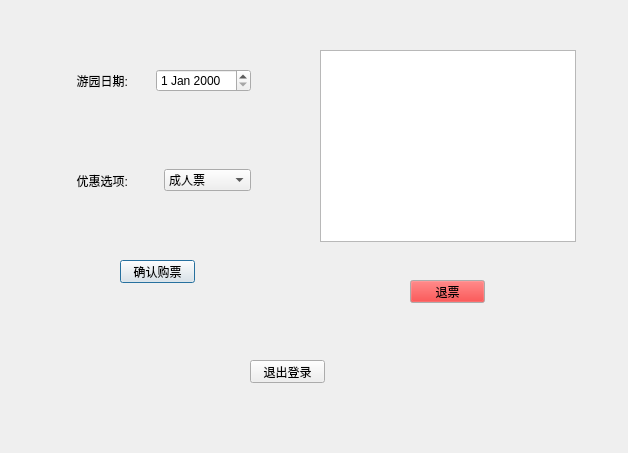
<?xml version="1.0" encoding="UTF-8"?>
<ui version="4.0">
 <class>UserDlg</class>
 <widget class="QDialog" name="UserDlg">
  <property name="geometry">
   <rect>
    <x>0</x>
    <y>0</y>
    <width>628</width>
    <height>453</height>
   </rect>
  </property>
  <property name="windowTitle">
   <string>Dialog</string>
  </property>
  <widget class="QPushButton" name="btn_OK">
   <property name="geometry">
    <rect>
     <x>120</x>
     <y>260</y>
     <width>75</width>
     <height>23</height>
    </rect>
   </property>
   <property name="text">
    <string>确认购票</string>
   </property>
  </widget>
  <widget class="QPushButton" name="btn_logout">
   <property name="geometry">
    <rect>
     <x>250</x>
     <y>360</y>
     <width>75</width>
     <height>23</height>
    </rect>
   </property>
   <property name="text">
    <string>退出登录</string>
   </property>
  </widget>
  <widget class="QWidget" name="layoutWidget_2">
   <property name="geometry">
    <rect>
     <x>70</x>
     <y>160</y>
     <width>181</width>
     <height>41</height>
    </rect>
   </property>
   <layout class="QHBoxLayout" name="horizontalLayout_7">
    <item>
     <widget class="QLabel" name="label_6">
      <property name="text">
       <string>  优惠选项:</string>
      </property>
     </widget>
    </item>
    <item>
     <widget class="QComboBox" name="cobox_discount_2">
      <item>
       <property name="text">
        <string>成人票</string>
       </property>
      </item>
      <item>
       <property name="text">
        <string>小孩票</string>
       </property>
      </item>
      <item>
       <property name="text">
        <string>老人票</string>
       </property>
      </item>
      <item>
       <property name="text">
        <string>团体票</string>
       </property>
      </item>
     </widget>
    </item>
   </layout>
  </widget>
  <widget class="QWidget" name="layoutWidget_3">
   <property name="geometry">
    <rect>
     <x>70</x>
     <y>60</y>
     <width>181</width>
     <height>41</height>
    </rect>
   </property>
   <layout class="QHBoxLayout" name="horizontalLayout_8">
    <item>
     <widget class="QLabel" name="label_7">
      <property name="text">
       <string>  游园日期:</string>
      </property>
     </widget>
    </item>
    <item>
     <widget class="QDateEdit" name="date_useDate_2"/>
    </item>
   </layout>
  </widget>
  <widget class="QListView" name="list_ticketInfo">
   <property name="geometry">
    <rect>
     <x>320</x>
     <y>50</y>
     <width>256</width>
     <height>192</height>
    </rect>
   </property>
  </widget>
  <widget class="QPushButton" name="btn_refund">
   <property name="geometry">
    <rect>
     <x>410</x>
     <y>280</y>
     <width>75</width>
     <height>23</height>
    </rect>
   </property>
   <property name="palette">
    <palette>
     <active>
      <colorrole role="Button">
       <brush brushstyle="SolidPattern">
        <color alpha="255">
         <red>255</red>
         <green>0</green>
         <blue>0</blue>
        </color>
       </brush>
      </colorrole>
     </active>
     <inactive>
      <colorrole role="Button">
       <brush brushstyle="SolidPattern">
        <color alpha="255">
         <red>255</red>
         <green>0</green>
         <blue>0</blue>
        </color>
       </brush>
      </colorrole>
     </inactive>
     <disabled>
      <colorrole role="Button">
       <brush brushstyle="SolidPattern">
        <color alpha="255">
         <red>255</red>
         <green>0</green>
         <blue>0</blue>
        </color>
       </brush>
      </colorrole>
     </disabled>
    </palette>
   </property>
   <property name="text">
    <string>退票</string>
   </property>
  </widget>
 </widget>
 <resources/>
 <connections/>
</ui>
